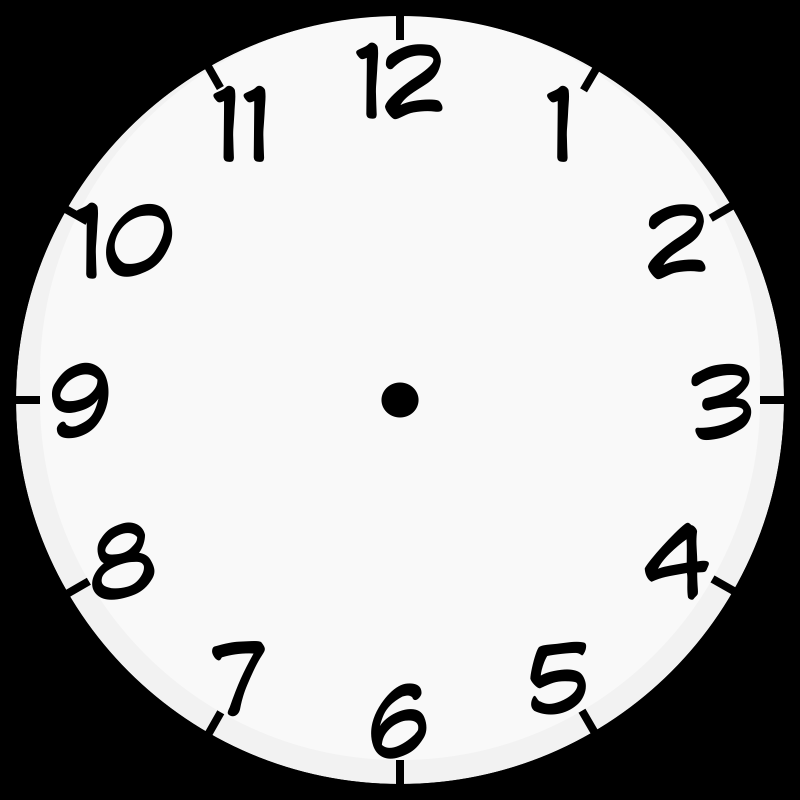
#> input picture data/Test_images/clock-face.png, 1600 x 1600 px, found by its file name (shown at 1/2 size)
$ python image_gen.py
#> lines starting #> are read from the running program, lines starting #| are printed output that depends on the picture
import numpy as np
import cv2
import random

img = cv2.imread("E:\Official_projects\Gear_analysis\src\data\Test_images\clock-face.png")
#> img is the input picture: shape (1600, 1600, 3); min 0, max 249, mean 169.3

for i in range(150):
    int1 = random.randint(100, 1500)
    int2 = random.randint(100, 1500)
    cv2.rectangle(img, (int1, int2), (int1+i*3, int2+i*2), (0, 0, 0), 3)
    int1 = random.randint(100, 1500)
    int2 = random.randint(100, 1500)
    cv2.circle(img, (int1,int2), random.randint(1, 50), (0, 0, 0), 3)
    int1 = random.randint(100, 1500)
    int2 = random.randint(100, 1500)
    cv2.circle(img, (int1,int2), random.randint(1, 50), (100, 100, 100), -1)
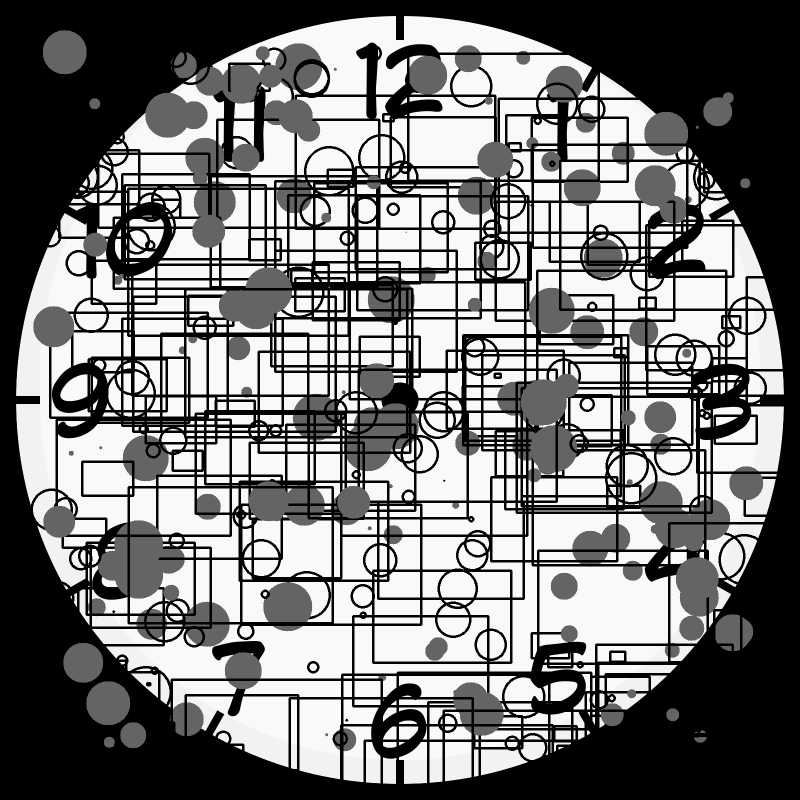
#> img: shape (1600, 1600, 3) (shown at 1/2 size); min 0, max 249, mean 118.2

filename = "E:\Official_projects\Gear_analysis\src\data\Test_images\clock-face2.png"
cv2.imwrite(filename, img)

stretch_near = cv2.resize(img, (780, 780),
               interpolation = cv2.INTER_LINEAR)
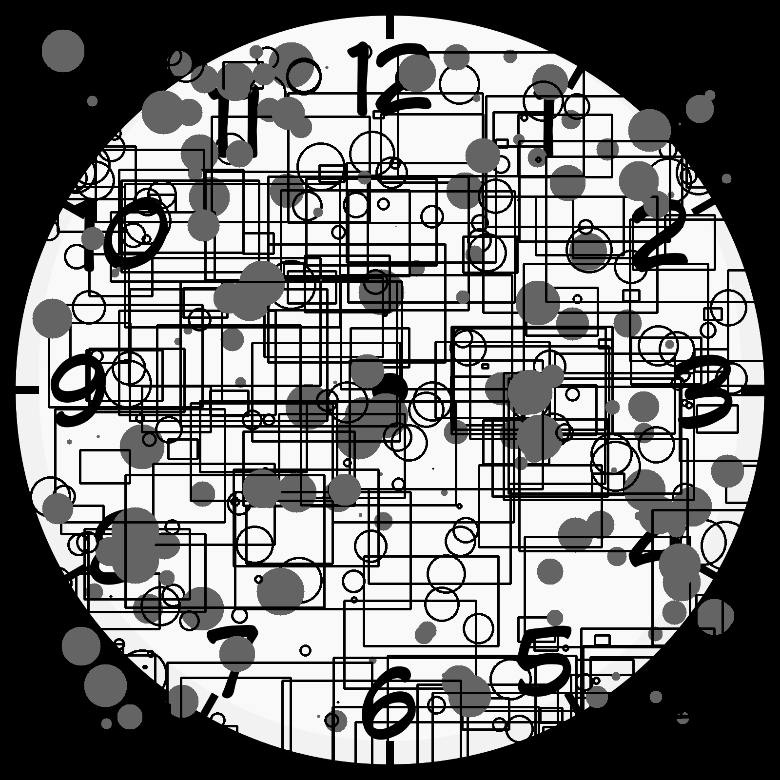
#> stretch_near: shape (780, 780, 3); min 0, max 249, mean 118.4

#cv2.imshow('dark', stretch_near)
#Allows us to see image
#until closed forcefully

cv2.waitKey(0)
cv2.destroyAllWindows()
